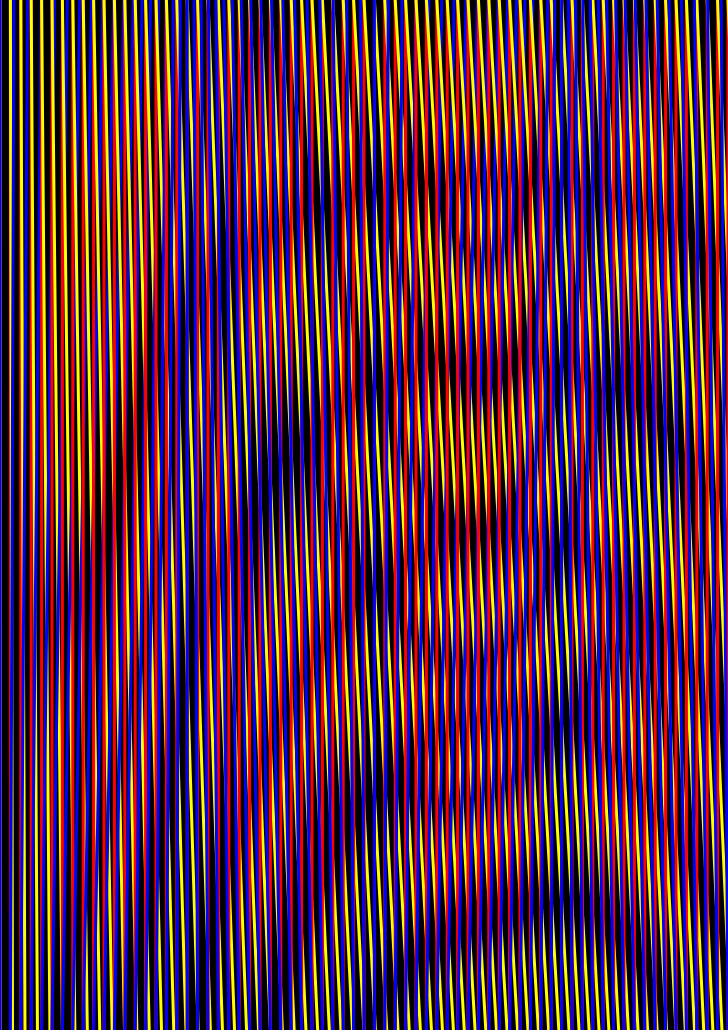
Frame 1 (no input)
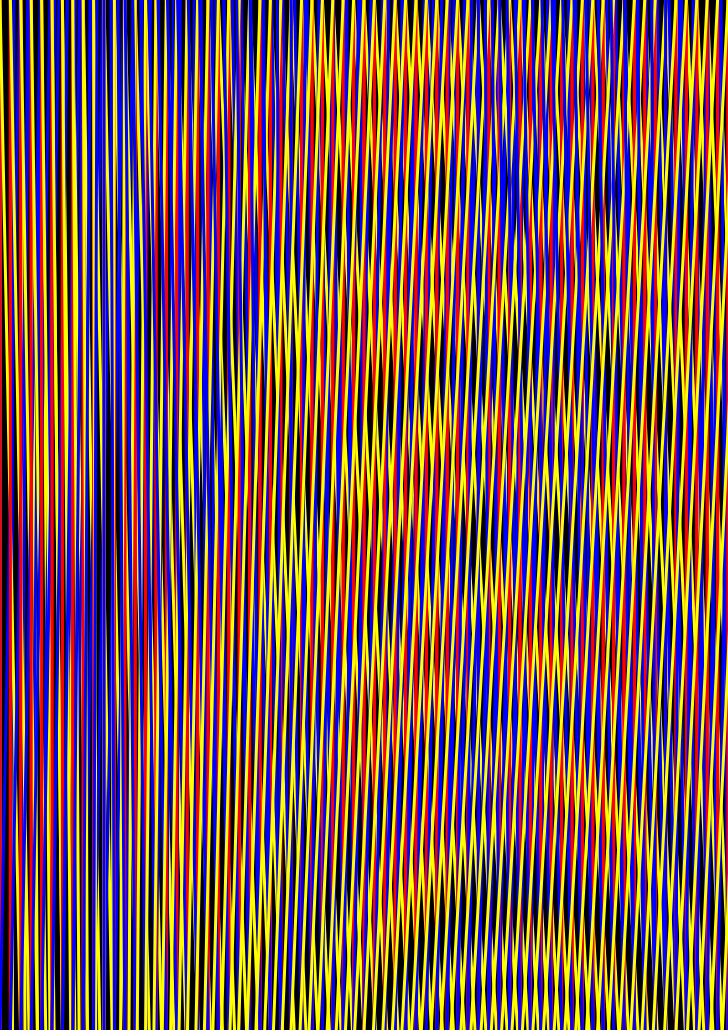
Frame 2 (the mouse pressed at the canvas centre, redrawn once)

The p5.js sketch that drew these frames (run headless with seeded random() and noise() and a simulated clock; the mouse was pressed at the canvas centre and the sketch redrawn once):

// p5.js sketch
// ── sketch.js
let r1;
let r2;
let r3;
let r1Plus = 2;
let r2Plus = 10;
let r3Plus = 3;
let a = 60;
let b = 20;
let c = 20;

function setup() {
	createCanvas(728, 1030);
	background(0);
	strokeWeight(3);
	r1 = 0;
	r2 = 0;
	r3 = 0;
}

function draw() {
	for (let i = 0; i < width + 100; i += width / 70) {
		stroke(255, 0, 0);
		line(i, 0, i, height);

		stroke(255, 255, 0);
		line(i, 0, i + a * sin(radians(r1)), height);
		r1 += r1Plus;

		stroke(0, 0, 255);
		line(i + b * sin(radians(r2)), 0, i, height);
		r2 += r2Plus;

		// 		stroke(200, 200, 0);
		// 		line(i, 0, i+c*cos(radians(r3)), height);
		// 		r3 += r3Plus;
	}
	noLoop();
}
